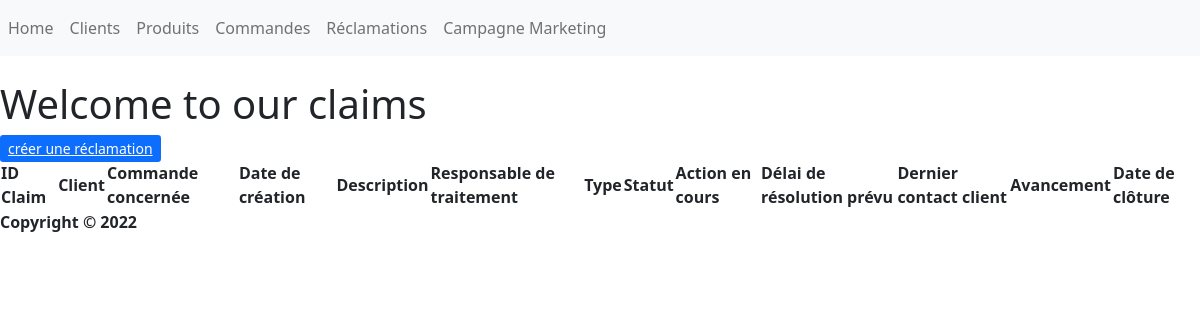
Before: /Réclamations/ with the older database file.
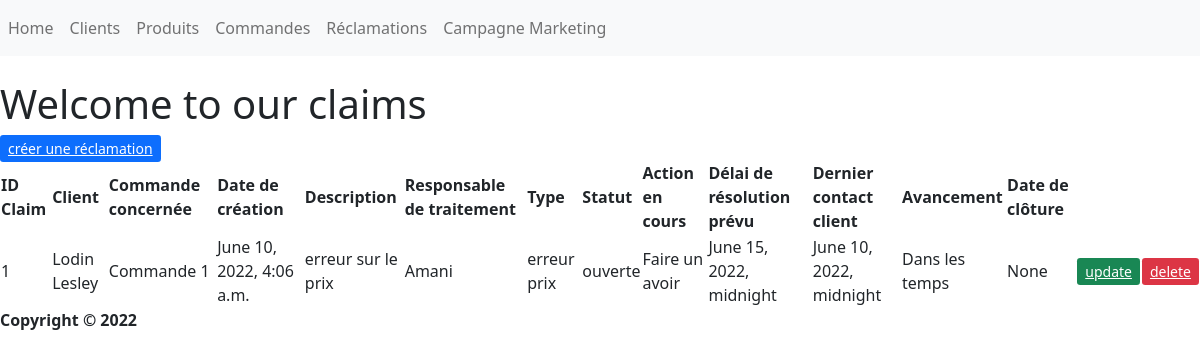
After: the same page with the newer database file.
### Main/models.py (models this page shows, shortened)
class Claim(models.Model):
    TYPE_CHOICES=(('erreur prix','erreur prix'),('article erronné','article erronné'),('article defectueux','article defectueux'),('retard livraison','retard livraison'))
    STATUS_CHOICES=(('ouverte','ouverte'),('résolue','résolue'))
    customer=models.ForeignKey(Customer,null=True, on_delete=models.SET_NULL)
    order=models.ForeignKey(Order,null=True, on_delete=models.SET_NULL)
    date_created=models.DateTimeField(auto_now_add=True, null=True)
    description=models.CharField(max_length=255, null=True)
    Operator=models.CharField(max_length=255, null=True) # A choisir dans users
    Type=models.CharField(max_length=255, null=True,choices=TYPE_CHOICES)
    action=models.CharField(max_length=255, null=True)
    status=models.CharField(max_length=255, null=True,default='ouverte',choices=STATUS_CHOICES)
    resolution_date_expected=models.DateTimeField(null=True)
    last_contact_customer_date=models.DateTimeField(blank=True, null=True)
    resolution_date_final=models.DateTimeField(blank=True, null=True)
    def resolution_progress_status(self):
        today=timezone.now()
        if self.resolution_date_expected < today:
            resolution_res="En retard"
        else:
            resolution_res="Dans les temps"
        return resolution_res

class Customer(models.Model):
    GENDER_CHOICES=(('Masculin','Masculin'),('Féminin','Féminin'),('Autre','Autre')
    )
    name=models.CharField(max_length=255,blank=True, null=True)
    customer_type=models.CharField(max_length=255,blank=True, null=True)
    dob=models.DateTimeField(null=True)
    gender=models.CharField(max_length=255, null=True,choices=GENDER_CHOICES)
    email=models.CharField(max_length=255,blank=True, null=True)
    phone=models.CharField(max_length=12,blank=True, null=True)
    address=models.CharField(max_length=255,blank=True, null=True)
    town=models.CharField(max_length=255,blank=True, null=True)
    region=models.CharField(max_length=255,blank=True, null=True)
    date_created=models.DateTimeField(auto_now_add=True, null=True)
    def __str__(self):
        return self.name

class Order(models.Model):
    STATUS_CHOICES=(('en préparation','en préparation'),('expédié','expédié'),('livré','livré'),('retour client','retour client'))
    customer=models.ForeignKey(Customer,null=True, on_delete=models.SET_NULL)
    product=models.ForeignKey(Product,null=True, on_delete=models.SET_NULL)
    quantity=models.FloatField(null=True)
    discount=models.FloatField(blank=True,null=True)
    date_created=models.DateTimeField(auto_now_add=True, null=True)
    status=models.CharField(max_length=255, null=True,default='en préparation',choices=STATUS_CHOICES)
    Delivery_date_expected=models.DateTimeField(null=True)
    Delivery_date_final=models.DateTimeField(blank=True, null=True)
    def __str__(self):
        return "Commande "+ str(self.id)

### Main/views.py (called while the page is built)
def claims(request):
    my_claim=Claim.objects.all()
    context={"my_claim": my_claim}
    return render(request,'Main/claims.html',context)

### Main/Templates/Main/claims.html
{% extends "main/base.html" %}
{% block content %}
    <header>
        <h1> Welcome to our claims </h1>
    </header>
<a class="btn-primary btn-sm" href="{% url 'claims_create' %}" role="button">créer une réclamation</a>
<table>
    <thead>
        <th>ID Claim</th>
        <th>Client</th>
        <th>Commande concernée</th>
        <th>Date de création</th>
        <th>Description</th>
        <th>Responsable de traitement</th>
        <th>Type</th>
        <th>Statut</th>
        <th>Action en cours</th>
        <th>Délai de résolution prévu</th>
        <th>Dernier contact client</th>
        <th>Avancement</th>
        <th>Date de clôture</th>
    </thead>
    <tbody>
        {% for my_claim_item in my_claim %}
        <tr>
            <td>{{my_claim_item.pk}}</td>
            <td>{{my_claim_item.customer}}</td>
            <td>{{my_claim_item.order}}</td>
            <td>{{my_claim_item.date_created}}</td>
            <td>{{my_claim_item.description}}</td>
            <td>{{my_claim_item.Operator}}</td>
            <td>{{my_claim_item.Type}}</td>
            <td>{{my_claim_item.status}}</td>
            <td>{{my_claim_item.action}}</td>
            <td>{{my_claim_item.resolution_date_expected}}</td>
            <td>{{my_claim_item.last_contact_customer_date}}</td>
            <td>{{my_claim_item.resolution_progress_status}}</td>
            <td>{{my_claim_item.resolution_date_final}}</td>
            <td><a class="btn-success btn-sm" href="{% url 'update_claim' my_claim_item.id %}" role="button">update</a></td>
            <td><a class="btn-danger btn-sm" href="{% url 'delete_claim' my_claim_item.id %}" role="button">delete</a></td>
        </tr>
        {% endfor %}
    </tbody>
</table>
{% endblock content %}

### Main/Templates/Main/base.html (shortened to what this page needs)
{% load static %}
<!DOCTYPE html>
<html lang="fr">
<head>
    <link href="https://cdn.jsdelivr.net/npm/bootstrap@5.0.2/dist/css/bootstrap.min.css" rel="stylesheet">
    <link rel="stylesheet" type="text/css" href="{% static '/css/main.css' %}">
</head>
<body>
    {% include "Main/nav_bar.html" %}
    <br>
    {% block content %}
    {% endblock content %}
</body>
<footer>
    <strong>Copyright © 2022 <br></strong>
</footer>

### Main/Templates/Main/nav_bar.html (shortened to what this page needs)
<nav class="navbar navbar-expand-lg navbar-light bg-light">
  <div class="collapse navbar-collapse" id="navbarSupportedContent">
    <ul class="navbar-nav mr-auto">
      <li class="nav-item active">
        <a class="nav-link" href="">Home</a>
      </li>
      <li class="nav-item">
        <a class="nav-link" href="/Clients">Clients</a>
      </li>
      <li class="nav-item">
        <a class="nav-link" href="/Produits">Produits</a>
      </li>
      <li class="nav-item">
        <a class="nav-link" href="/Commandes">Commandes</a>
      </li>
        <li class="nav-item">
        <a class="nav-link" href="/Réclamations">Réclamations</a>
      </li>
        <li class="nav-item">
        <a class="nav-link" href="/Campagnes_Marketing">Campagne Marketing</a>
      </li>
    </ul>
  </div>
</nav>

Changed rows visible on the page:
added Claim: pk "1", customer "Lodin Lesley", order "Commande 1", date_created "June 10, 2022, 4:06 a.m.", description "erreur sur le prix", Operator "Amani", Type "erreur prix", status "ouverte", action "Faire un avoir", resolution_date_expected "June 15, 2022, midnight", last_contact_customer_date "June 10, 2022, midnight", resolution_progress_status "Dans les temps", resolution_date_final "None"
